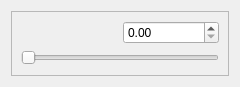
<?xml version="1.0" encoding="UTF-8"?>
<ui version="4.0">
 <class>ParameterValueEntry</class>
 <widget class="QWidget" name="ParameterValueEntry">
  <property name="geometry">
   <rect>
    <x>0</x>
    <y>0</y>
    <width>240</width>
    <height>87</height>
   </rect>
  </property>
  <property name="sizePolicy">
   <sizepolicy hsizetype="Preferred" vsizetype="Fixed">
    <horstretch>0</horstretch>
    <verstretch>0</verstretch>
   </sizepolicy>
  </property>
  <property name="windowTitle">
   <string>Form</string>
  </property>
  <layout class="QHBoxLayout" name="horizontalLayout">
   <item>
    <widget class="QFrame" name="frame">
     <property name="frameShape">
      <enum>QFrame::Shape::StyledPanel</enum>
     </property>
     <property name="frameShadow">
      <enum>QFrame::Shadow::Raised</enum>
     </property>
     <layout class="QVBoxLayout" name="verticalLayout">
      <item>
       <layout class="QHBoxLayout" name="horizontalLayout_3">
        <item>
         <widget class="QLabel" name="nameLbl">
          <property name="text">
           <string>&lt;name&gt;</string>
          </property>
         </widget>
        </item>
        <item>
         <widget class="QDoubleSpinBox" name="value">
          <property name="maximum">
           <double>100.000000000000000</double>
          </property>
          <property name="singleStep">
           <double>0.100000000000000</double>
          </property>
         </widget>
        </item>
       </layout>
      </item>
      <item>
       <widget class="QSlider" name="slider">
        <property name="orientation">
         <enum>Qt::Orientation::Horizontal</enum>
        </property>
       </widget>
      </item>
     </layout>
    </widget>
   </item>
  </layout>
 </widget>
 <resources/>
 <connections/>
</ui>
